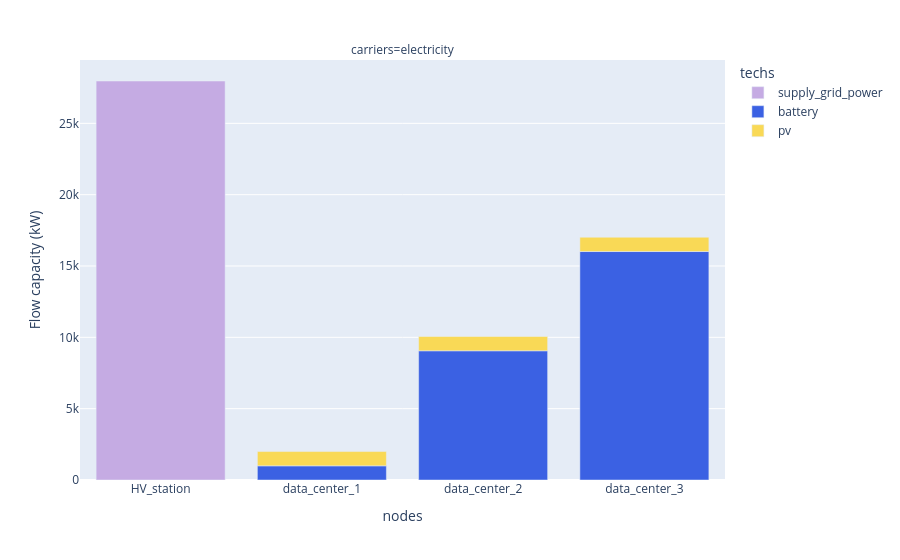

Write notebook code for a chart like this one.
### Code cell
df_capacity = (
    model.results.flow_cap.where(
        ~model.inputs.base_tech.str.contains("demand|transmission")
    )
    .to_series()
    .where(lambda x: x != 0)
    .dropna()
    .to_frame("Flow capacity (kW)")
    .reset_index()
)

print(df_capacity.head())

fig = px.bar(
    df_capacity,
    x="nodes",
    y="Flow capacity (kW)",
    color="techs",
    facet_col="carriers",
    color_discrete_map=colors,
)
fig.show()

### Figure 1 — Plotly figure (JSON) as saved in the notebook; plotly's stock layout.template omitted (floating-point values rounded to 4 significant figures)
{"data": [{"hovertemplate": "techs=supply_grid_power<br>carriers=electricity<br>nodes=%{x}<br>Flow capacity (kW)=%{y}<extra></extra>", "legendgroup": "supply_grid_power", "marker": {"color": "#C5ABE3", "pattern": {"shape": ""}}, "name": "supply_grid_power", "orientation": "v", "showlegend": true, "textposition": "auto", "type": "bar", "x": ["HV_station"], "xaxis": "x", "y": [27970.0], "yaxis": "y"}, {"hovertemplate": "techs=battery<br>carriers=electricity<br>nodes=%{x}<br>Flow capacity (kW)=%{y}<extra></extra>", "legendgroup": "battery", "marker": {"color": "#3B61E3", "pattern": {"shape": ""}}, "name": "battery", "orientation": "v", "showlegend": true, "textposition": "auto", "type": "bar", "x": ["data_center_1", "data_center_2", "data_center_3"], "xaxis": "x", "y": [993.5, 9057.0, 16020.0], "yaxis": "y"}, {"hovertemplate": "techs=pv<br>carriers=electricity<br>nodes=%{x}<br>Flow capacity (kW)=%{y}<extra></extra>", "legendgroup": "pv", "marker": {"color": "#F9D956", "pattern": {"shape": ""}}, "name": "pv", "orientation": "v", "showlegend": true, "textposition": "auto", "type": "bar", "x": ["data_center_1", "data_center_2", "data_center_3"], "xaxis": "x", "y": [1000.0, 1000.0, 1000.0], "yaxis": "y"}], "layout": {"annotations": [{"font": {}, "showarrow": false, "text": "carriers=electricity", "x": 0.5, "xanchor": "center", "xref": "paper", "y": 1, "yanchor": "bottom", "yref": "paper"}], "barmode": "relative", "legend": {"title": {"text": "techs"}, "tracegroupgap": 0}, "margin": {"t": 60}, "xaxis": {"anchor": "y", "domain": [0, 1], "title": {"text": "nodes"}}, "yaxis": {"anchor": "x", "domain": [0, 1], "title": {"text": "Flow capacity (kW)"}}}}
